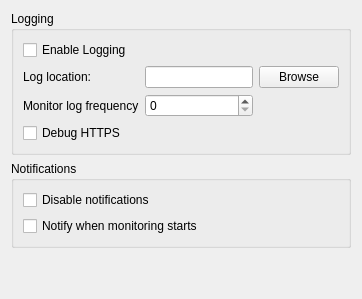
       <widget class="QWidget" name="tab_logging">
        <attribute name="title">
         <string>Logging</string>
        </attribute>
        <layout class="QVBoxLayout" name="verticalLayout_6">
         <item>
          <widget class="QGroupBox" name="groupBox_7">
           <property name="toolTip">
            <string/>
           </property>
           <property name="title">
            <string>Logging</string>
           </property>
           <layout class="QVBoxLayout" name="verticalLayout_9">
            <item>
             <layout class="QGridLayout" name="gridLayout_8">
              <item row="0" column="0">
               <widget class="QCheckBox" name="checkBox_enable_logging">
                <property name="toolTip">
                 <string>Enable OneDrive client activity logging to a separate log file.</string>
                </property>
                <property name="text">
                 <string>Enable Logging</string>
                </property>
               </widget>
              </item>
              <item row="1" column="0">
               <widget class="QLabel" name="label_log_dir">
                <property name="toolTip">
                 <string>Directory where logging output is saved to, needs to end with a slash.</string>
                </property>
                <property name="text">
                 <string>Log location:</string>
                </property>
               </widget>
              </item>
              <item row="4" column="0">
               <widget class="QCheckBox" name="checkBox_debug_https">
                <property name="toolTip">
                 <string>Debug OneDrive HTTPS communication.</string>
                </property>
                <property name="text">
                 <string>Debug HTTPS</string>
                </property>
               </widget>
              </item>
              <item row="1" column="1">
               <widget class="QLineEdit" name="lineEdit_log_dir"/>
              </item>
              <item row="1" column="2">
               <widget class="QPushButton" name="pushButton_log_dir_browse">
                <property name="text">
                 <string>Browse</string>
                </property>
               </widget>
              </item>
              <item row="3" column="0">
               <widget class="QLabel" name="label_monitor_log_frequency">
                <property name="toolTip">
                 <string>Frequency of logging in monitor mode.</string>
                </property>
                <property name="text">
                 <string>Monitor log frequency</string>
                </property>
               </widget>
              </item>
              <item row="3" column="1">
               <widget class="QSpinBox" name="spinBox_monitor_log_frequency"/>
              </item>
             </layout>
            </item>
           </layout>
          </widget>
         </item>
         <item>
          <widget class="QGroupBox" name="groupBox_6">
           <property name="title">
            <string>Notifications</string>
           </property>
           <layout class="QFormLayout" name="formLayout_3">
            <item row="0" column="0">
             <widget class="QCheckBox" name="checkBox_disable_notifications">
              <property name="toolTip">
               <string>Do not use desktop notifications in monitor mode.</string>
              </property>
              <property name="text">
               <string>Disable notifications</string>
              </property>
             </widget>
            </item>
            <item row="1" column="0">
             <widget class="QCheckBox" name="checkBox_notify_monitor_start">
              <property name="toolTip">
               <string>Send a desktop notification summarising the local and remote monitoring mechanisms when monitor mode becomes active. Has no effect while notifications are disabled. (client v2.5.12+)</string>
              </property>
              <property name="text">
               <string>Notify when monitoring starts</string>
              </property>
             </widget>
            </item>
           </layout>
          </widget>
         </item>
         <item>
          <spacer name="verticalSpacer_2">
           <property name="orientation">
            <enum>Qt::Orientation::Vertical</enum>
           </property>
           <property name="sizeHint" stdset="0">
            <size>
             <width>20</width>
             <height>40</height>
            </size>
           </property>
          </spacer>
         </item>
        </layout>
       </widget>
